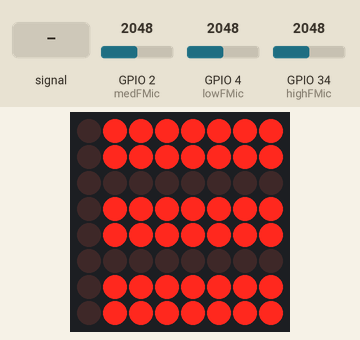
Simulated run of this sketch. Board: ESP32. On the bench: 8×8 LED matrix. Inputs (shaded band) come from the test bench; at power-on: GPIO 4 (lowFMic) = 2048, GPIO 34 (highFMic) = 2048, GPIO 2 (medFMic) = 2048 (analog values on the 0–4095 scale). What the sketch prints to the serial monitor is not drawn.

Above: at 1.7 s.
1.8 s: GPIO 4 (lowFMic) fed a 50 Hz sine of ±1228 counts around its level
At 2.53 s:
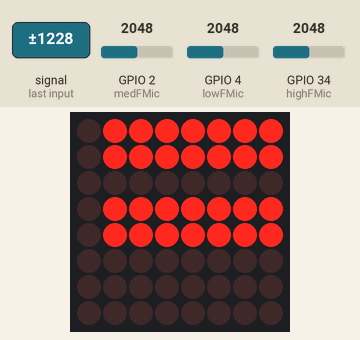
3.6 s: GPIO 2 (medFMic) fed a 1000 Hz sine of ±1023 counts around its level
At 3.96 s:
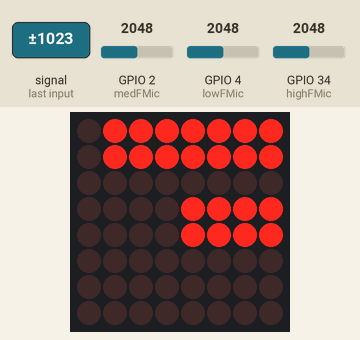
6.5 s: GPIO 34 (highFMic) fed a 200 Hz sine of ±1023 counts around its level
At 6.96 s:
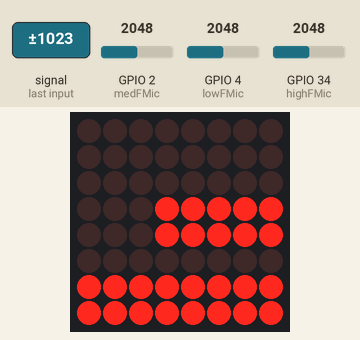
8.9 s: GPIO 4 (lowFMic) set to 1228
At 10.28 s:
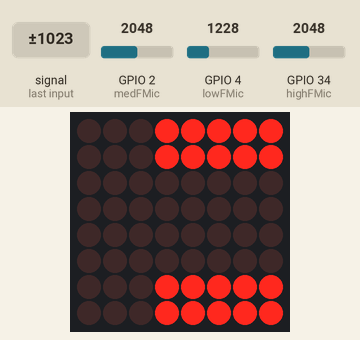
11.3 s: GPIO 34 (highFMic) set to 491
At 12.76 s:
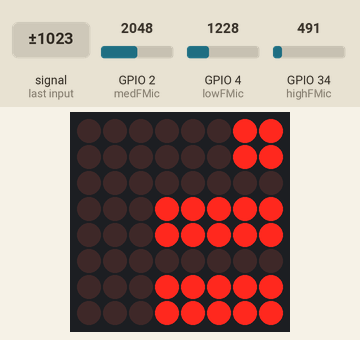
13.7 s: GPIO 2 (medFMic) set to 491
At 14.7 s:
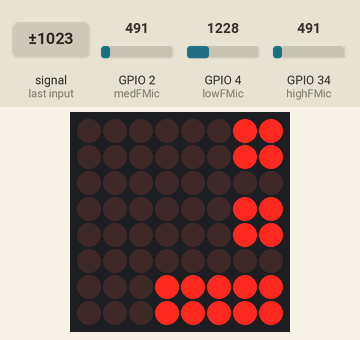
Timing chart, 0 to 16.2 s (numbered marks = the images above; inputs shaded):
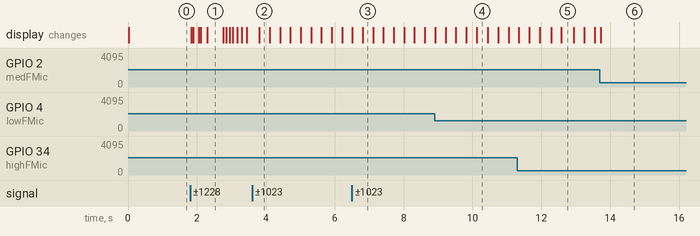

Measured:
- after the input at 1.8 s, the display: first changes at once (image 1 shows a later state)
- after the input at 3.6 s, the display: changes after 0.21 s (image 2)
- after the input at 6.5 s, the display: first differs from a run without the input after 0.32 s (image 3)
- after the input at 8.9 s, the display: first differs from a run without the input after 0.32 s (image 4)
- after the input at 11.3 s, the display: changes after 0.05 s (image 5)
- after the input at 13.7 s, the display: changes at once (image 6)
- what the display in image 1 shows lasts 0.5 s, from 2.3 s to 2.8 s

The sketch:

VUMeter.ino
```cpp
TaskHandle_t Task1;
TaskHandle_t Task2;

//Microphone Input Pins
const int volumeMic = 0;
const int lowFMic = 4;
#include "LedController.hpp"
#define CS_PIN 5

LedController<1,1> lc;

const int medFMic = 2;
const int highFMic = 34;
int L = 0, M = 0, H = 0;
int min_intensitate = 3, max_intensitate = 300;
byte coloana[9] = { B00000000, B00000001, B00000011, B00000111, B00001111, B00011111, B00111111, B01111111, B11111111 };

void setup() {
  lc = LedController<1,1>(CS_PIN);

  analogReadResolution(9); //9 biti 0 - 511
  Serial.begin(115200);

  //create a task that will be executed in the Task1code() function, with priority 1 and executed on core 0
  xTaskCreatePinnedToCore(
                    Task1code,   /* Task function. */
                    "Task1",     /* name of task. */
                    10000,       /* Stack size of task */
                    NULL,        /* parameter of the task */
                    1,           /* priority of the task */
                    &Task1,      /* Task handle to keep track of created task */
                    0);          /* pin task to core 0 */
  //create a task that will be executed in the Task2code() function, with priority 1 and executed on core 1
  xTaskCreatePinnedToCore(
                    Task2code,   /* Task function. */
                    "Task2",     /* name of task. */
                    10000,       /* Stack size of task */
                    NULL,        /* parameter of the task */
                    1,           /* priority of the task */
                    &Task2,      /* Task handle to keep track of created task */
                    1);          /* pin task to core 1 */
  delay(500);
}

//Task1code: blinks an LED every 1000 ms
void Task1code( void * pvParameters ){
  Serial.print("Task1 running on core ");
  Serial.println(xPortGetCoreID());

  int intensitate = 0;

  while(1){
    intensitate = map(L, min_intensitate, max_intensitate, 1, 9);
    lc.setRow(0,7, coloana[intensitate]);
    lc.setRow(0,6, coloana[intensitate]);

    intensitate = map(M, min_intensitate, max_intensitate, 1, 9);
    lc.setRow(0,4, coloana[intensitate]);
    lc.setRow(0,3, coloana[intensitate]);

    intensitate = map(H, min_intensitate, max_intensitate, 1, 9);
    lc.setRow(0,1, coloana[intensitate]);
    lc.setRow(0,0, coloana[intensitate]);

    delay(20);
  }
}

//Task2code: blinks an LED every 700 ms
void Task2code( void * pvParameters ){
  Serial.print("Task2 running on core ");
  Serial.println(xPortGetCoreID());
   while(1){
      L = analogRead(lowFMic);
      if(L < 3)
        L = 0;
      M = analogRead(medFMic);
      if(M < 3)
        M = 0;
      H = analogRead(highFMic);
      if(H < 3)
        H = 0;

      /*
      Serial.print("Low Frequency Mic reading: ");
      Serial.println(L);
      Serial.print("Med Frequency Mic reading: ");
      Serial.println(M);
      Serial.print("High Frequency Mic reading: ");
      Serial.println(H);
      */

      delay(20);
  }
}

void loop() {

}
```
